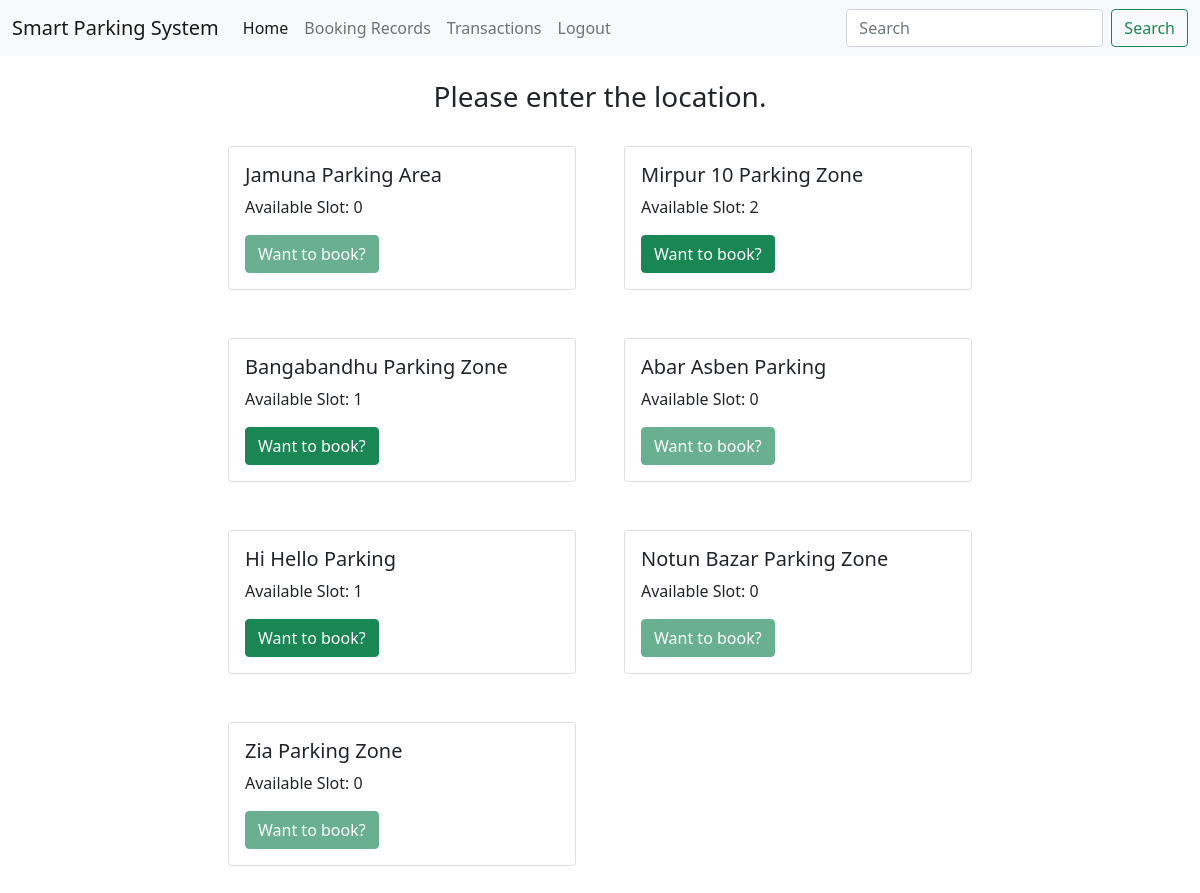
/user/search.php, run on the app's committed database.
### tables this page shows
CREATE TABLE `parking_spot` (
  `suser_id` int(11) NOT NULL,
  `location` varchar(30) NOT NULL,
  `name` varchar(30) DEFAULT NULL
);

### user/search.php (the view)
<?php include '../header.php'; ?>
<?php include './navbar.php'; ?>
<div class="row justify-content-center">
    <div class="col-md-8 p-4">
        <?php
            if (isset($_GET['search'])) {
                $search = $_GET['search'];
        ?>
        <div class="col-md-12 text-center">
        <h3 class="events">Available Parking Zone On <?php echo $search ?></h3>
        </div>
        <?php } else { ?>
        <div class="col-md-12 text-center">
        <h3 class="events">Please enter the location.</h3>
        </div>
        <?php } ?>
        <div class="row">
            <?php
                    include './config.php';
                    $query = "SELECT * FROM parking_spot where location LIKE '%{$search}%' or name like '%{$search}%'";
                    $result = mysqli_query($connection,$query) or die("Failed");
                    $count = mysqli_num_rows($result);
                    if($count > 0){
                        while($row = mysqli_fetch_assoc($result)){
            ?>
                    <div class="col-sm-6 p-4">
                        <div class="card">
                            <div class="card-body">
                                <h5 class="card-title"><?php echo $row['name'] ?></h5>
                                <?php
                                    $loc = $row['location'];
                                    $user = $row['suser_id'];
                                    $q2 = "SELECT count(*) as countr from rfid where location = '$loc' and suser_id = '$user'";
                                    $res = mysqli_query($connection,$q2) or die("Failed");
                                    $rows = mysqli_fetch_assoc($res);
                                    $q3 = "select count(*) as c from booking where location = '$loc' and STATUS = 'unpaid'";
                                    $res3 = mysqli_query($connection,$q3) or die("Failed");
                                    $rows3 = mysqli_fetch_assoc($res3);
                                    $available_slot = $rows['countr'] - $rows3['c'];
                                ?>
                                <p class="card-text">Available Slot: <?php echo $available_slot; ?></p>
                                <?php if ($available_slot == '0') {   ?>
                                <a href="./booking.php?id=<?php echo $user; ?>&location=<?php echo $loc; ?>" class="btn btn-success disabled">Want to book?</a>
                                <?php } else { ?>
                                <a href="./booking.php?id=<?php echo $user; ?>&location=<?php echo $loc; ?>" class="btn btn-success">Want to book?</a>
                                <?php }?>
                            </div>
                        </div>
                    </div>
            <?php }} else {?>
                <p>Sorry! Not Available at this moment.</p>
            <?php } ?>
        </div>
    </div>
</div>
<?php include '../footer.php'; ?>

### data on the page
parking_spot: name "Jamuna Parking Area", available_slot "0"
parking_spot: name "Mirpur 10 Parking Zone", available_slot "2"
parking_spot: name "Bangabandhu Parking Zone", available_slot "1"
parking_spot: name "Abar Asben Parking", available_slot "0"
parking_spot: name "Hi Hello Parking", available_slot "1"
parking_spot: name "Notun Bazar Parking Zone", available_slot "0"
parking_spot: name "Zia Parking Zone", available_slot "0"
